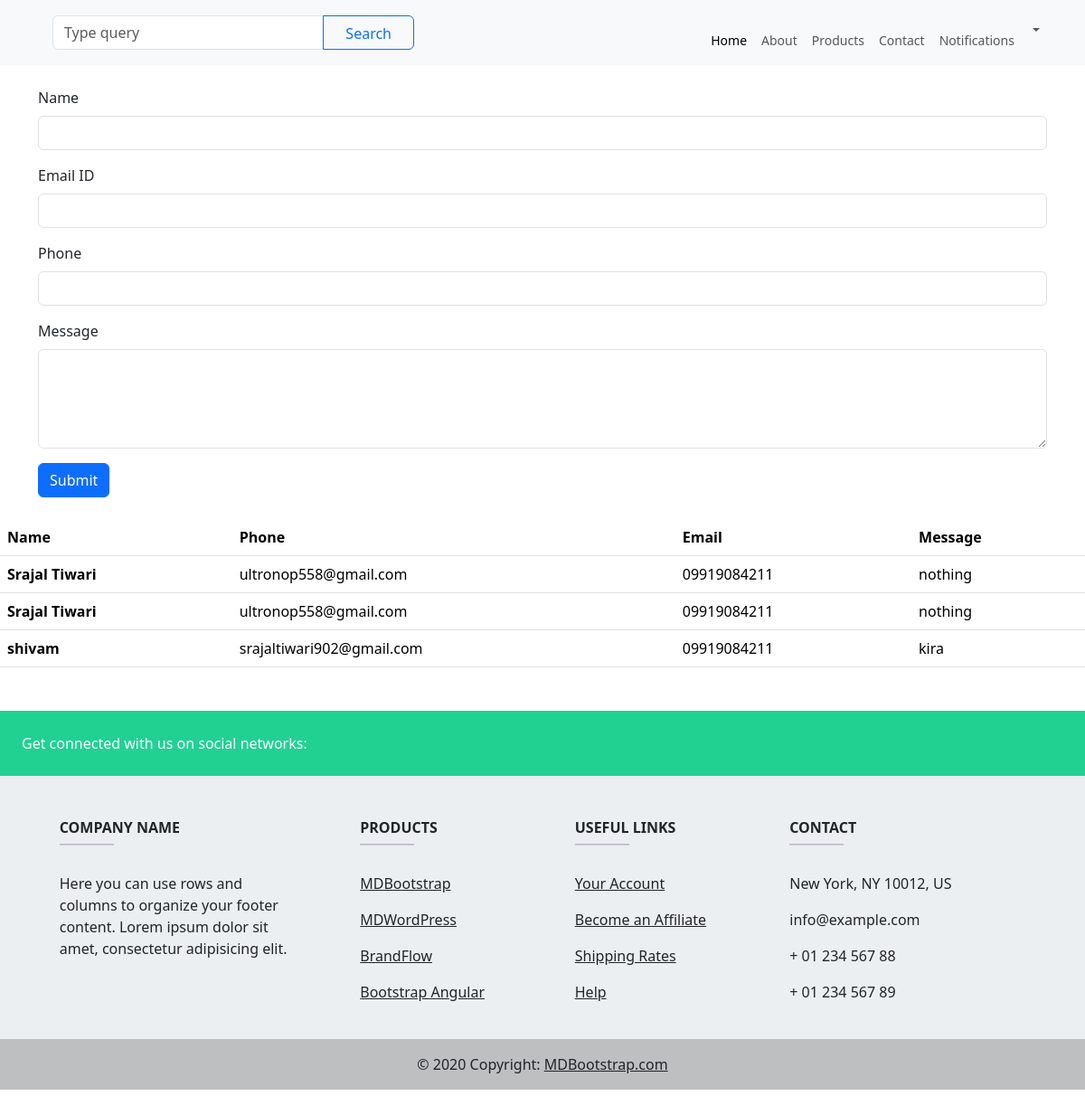
Page /contact/ on the committed database.
### myapp/models.py (models this page shows, shortened)
class Contact(models.Model):
    name = models.CharField(max_length=50)
    phone = models.CharField(max_length=15)
    email = models.CharField(max_length=100)
    msg = models.CharField(max_length=500)

### myapp/views.py (the view, shortened to what this page needs)
# urls.py: path('contact/', views.contact, name='contact'),
def contact(request):
   data = Contact.objects.all()
   return render(request, 'contact.html', {'data': data})

### templates/contact.html (shortened to what this page needs)
{% extends "base.html" %}
{% block content %}
<div class="container py-4">
    <form method="POST">
        <div class="mb-3">
            <label for="name" class="form-label">Name</label>
            <input type="text" name="name" class="form-control" id="name" required>
        </div>
        <div class="mb-3">
            <label for="email" class="form-label">Email ID</label>
            <input type="email" name="email" class="form-control" id="email" required>
        </div>
        <div class="mb-3">
            <label for="phone" class="form-label">Phone</label>
            <input type="text" name="phone" class="form-control" id="phone" required>
        </div>
        <div class="mb-3">
            <label for="msg" class="form-label">Message</label>
            <textarea name="msg" class="form-control" id="msg" rows="4" required></textarea>
        </div>
        <button type="submit" class="btn btn-primary">Submit</button>
    </form>
</div>
<table class="table">
  <thead>
    <tr>
      <th scope="col">Name</th>
      <th scope="col">Phone</th>
      <th scope="col">Email</th>
      <th scope="col">Message</th>
    </tr>
  </thead>
  <tbody>
    {% for d in data %}
    <tr>
      <th scope="row">{{d.name}}</th>
      <td>{{d.email}}</td>
      <td>{{d.phone}}</td>
      <td>{{d.msg}}</td>
    </tr>
    {% endfor %}
  </tbody>
</table>
{% endblock content %}

### templates/base.html (shortened to what this page needs)
<!doctype html>
<html lang="en">
  <head>
    {% load static %}
    <link href="https://cdn.jsdelivr.net/npm/bootstrap@5.3.8/dist/css/bootstrap.min.css" rel="stylesheet">
    <link href="{% static 'css/base.css' %}" rel="stylesheet">
  </head>
  <body>
<nav class="navbar navbar-expand-lg navbar-light bg-light">
  <div class="container">
    <form class="input-group" style="width: 400px">
      <input type="search" class="form-control" placeholder="Type query" aria-label="Search" />
      <button class="btn btn-outline-primary" type="button" data-mdb-ripple-init data-mdb-ripple-color="dark" style="padding: .45rem 1.5rem .35rem;">
        Search
      </button>
    </form>
    <div class="collapse navbar-collapse" id="navbarSupportedContent">
      <ul class="navbar-nav ms-auto mb-2 mb-lg-0">
        <li class="nav-item">
          <a class="nav-link d-flex flex-column text-center active" aria-current="page" href="{% url 'home' %}"><span class="small">Home</span></a>
        </li>
        <li class="nav-item">
          <a class="nav-link d-flex flex-column text-center" aria-current="page" href="{% url 'about' %}"><span class="small">About</span></a>
        </li>
        <li class="nav-item">
          <a class="nav-link d-flex flex-column text-center" aria-current="page" href="{% url 'product' %}"><span class="small">Products</span></a>
        </li>
        <li class="nav-item">
          <a class="nav-link d-flex flex-column text-center" aria-current="page" href="{% url 'contact' %}"><span class="small">Contact</span></a>
        </li>
        <li class="nav-item">
          <a class="nav-link d-flex flex-column text-center" aria-current="page" href="#"><span class="small">Notifications</span></a>
        </li>
        <li class="nav-item dropdown">
          <a class="nav-link dropdown-toggle d-flex align-items-center" href="#" id="navbarDropdownMenuLink"
            role="button" data-mdb-dropdown-init aria-expanded="false">
          </a>
        </li>
      </ul>
    </div>
  </div>
</nav>
{% block content %}{% endblock content %}
<div class=" my-5">
  <footer
          class="text-center text-lg-start text-dark"
          style="background-color: #ECEFF1"
          >
    <section
             class="d-flex justify-content-between p-4 text-white"
             style="background-color: #21D192"
             >
      <div class="me-5">
        <span>Get connected with us on social networks:</span>
      </div>
      <div>
      </div>
    </section>
    <section class="">
      <div class="container text-center text-md-start mt-5">
        <div class="row mt-3">
          <div class="col-md-3 col-lg-4 col-xl-3 mx-auto mb-4">
            <h6 class="text-uppercase fw-bold">Company name</h6>
            <hr
                class="mb-4 mt-0 d-inline-block mx-auto"
                style="width: 60px; background-color: #7c4dff; height: 2px"
                />
            <p>
              Here you can use rows and columns to organize your footer
              content. Lorem ipsum dolor sit amet, consectetur adipisicing
              elit.
            </p>
          </div>
          <div class="col-md-2 col-lg-2 col-xl-2 mx-auto mb-4">
            <h6 class="text-uppercase fw-bold">Products</h6>
            <hr
                class="mb-4 mt-0 d-inline-block mx-auto"
                style="width: 60px; background-color: #7c4dff; height: 2px"
                />
            <p>
              <a href="#!" class="text-dark">MDBootstrap</a>
            </p>
            <p>
              <a href="#!" class="text-dark">MDWordPress</a>
            </p>
            <p>
              <a href="#!" class="text-dark">BrandFlow</a>
            </p>
            <p>
              <a href="#!" class="text-dark">Bootstrap Angular</a>
            </p>
          </div>
          <div class="col-md-3 col-lg-2 col-xl-2 mx-auto mb-4">
            <h6 class="text-uppercase fw-bold">Useful links</h6>
            <hr
                class="mb-4 mt-0 d-inline-block mx-auto"
                style="width: 60px; background-color: #7c4dff; height: 2px"
                />
            <p>
              <a href="#!" class="text-dark">Your Account</a>
            </p>
            <p>
              <a href="#!" class="text-dark">Become an Affiliate</a>
            </p>
            <p>
              <a href="#!" class="text-dark">Shipping Rates</a>
            </p>
            <p>
              <a href="#!" class="text-dark">Help</a>
            </p>
          </div>
          <div class="col-md-4 col-lg-3 col-xl-3 mx-auto mb-md-0 mb-4">
            <h6 class="text-uppercase fw-bold">Contact</h6>
            <hr
                class="mb-4 mt-0 d-inline-block mx-auto"
                style="width: 60px; background-color: #7c4dff; height: 2px"
                />
            <p> New York, NY 10012, US</p>
            <p> info@example.com</p>
            <p> + 01 234 567 88</p>
            <p> + 01 234 567 89</p>
          </div>
        </div>
      </div>
    </section>
    <div
         class="text-center p-3"
         style="background-color: rgba(0, 0, 0, 0.2)"
         >
      © 2020 Copyright:
      <a class="text-dark" href="https://mdbootstrap.com/"
         >MDBootstrap.com</a
        >
    </div>
  </footer>
</div>
  </body>
</html>

### rows in the picture
Contact: name "Srajal Tiwari", email "ultronop558@gmail.com", phone "09919084211", msg "nothing"
Contact: name "Srajal Tiwari", email "ultronop558@gmail.com", phone "09919084211", msg "nothing"
Contact: name "shivam", email "srajaltiwari902@gmail.com", phone "09919084211", msg "kira"
